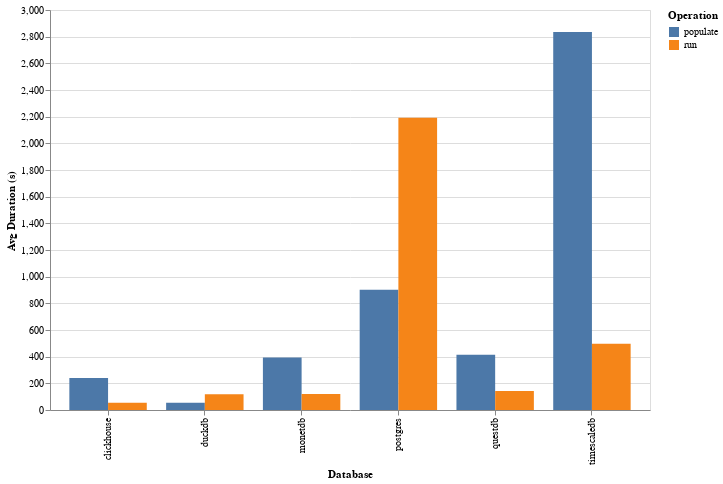

Notebook source saved alongside this figure:
### Code cell
df = db.execute(
    """
SELECT
	db,
	operation,
	ROUND(AVG(epoch(finished_at - started_at)), 2) AS avg_duration_seconds
FROM
	benchmark
WHERE
	suite = (?)
    and deleted_at is null
	AND finished_at IS NOT NULL
GROUP BY
	db,
	operation
ORDER BY
	operation,
	avg_duration_seconds;
""",
    [SUITE],
).pl()

width = 100 * df.select("db").n_unique()

chart = (
    alt.Chart(df)
    .mark_bar()
    .encode(
        x=alt.X("db:N", title="Database"),
        xOffset=alt.XOffset("operation:N"),
        y=alt.Y("avg_duration_seconds:Q", title="Avg Duration (s)"),
        color=alt.Color("operation:N", title="Operation"),
        tooltip=["db:N", "operation:N", "avg_duration_seconds:Q"],
    )
    .properties(
        width=width,
        height=400,
    )
).interactive()

chart

### Figure 1 — Vega-Lite specification as saved in the notebook (floating-point values rounded to 4 significant figures)
{"config": {"view": {"continuousWidth": 300, "continuousHeight": 300}}, "data": {"name": "data-84ef4b8b85810e00a1b33200b8c5f976"}, "mark": {"type": "bar"}, "encoding": {"color": {"field": "operation", "title": "Operation", "type": "nominal"}, "tooltip": [{"field": "db", "type": "nominal"}, {"field": "operation", "type": "nominal"}, {"field": "avg_duration_seconds", "type": "quantitative"}], "x": {"field": "db", "title": "Database", "type": "nominal"}, "xOffset": {"field": "operation", "type": "nominal"}, "y": {"field": "avg_duration_seconds", "title": "Avg Duration (s)", "type": "quantitative"}}, "height": 400, "params": [{"name": "param_1", "select": {"type": "interval", "encodings": ["x", "y"]}, "bind": "scales"}], "width": 600, "$schema": "https://vega.github.io/schema/vega-lite/v5.20.1.json", "datasets": {"data-84ef4b8b85810e00a1b33200b8c5f976": [{"db": "duckdb", "operation": "populate", "avg_duration_seconds": 54.22}, {"db": "clickhouse", "operation": "populate", "avg_duration_seconds": 239.5}, {"db": "monetdb", "operation": "populate", "avg_duration_seconds": 394.6}, {"db": "questdb", "operation": "populate", "avg_duration_seconds": 415.2}, {"db": "postgres", "operation": "populate", "avg_duration_seconds": 901.9}, {"db": "timescaledb", "operation": "populate", "avg_duration_seconds": 2836.0}, {"db": "clickhouse", "operation": "run", "avg_duration_seconds": 54.47}, {"db": "duckdb", "operation": "run", "avg_duration_seconds": 118.6}, {"db": "monetdb", "operation": "run", "avg_duration_seconds": 119.8}, {"db": "questdb", "operation": "run", "avg_duration_seconds": 141.8}, {"db": "timescaledb", "operation": "run", "avg_duration_seconds": 497.1}, {"db": "postgres", "operation": "run", "avg_duration_seconds": 2193.0}]}}
